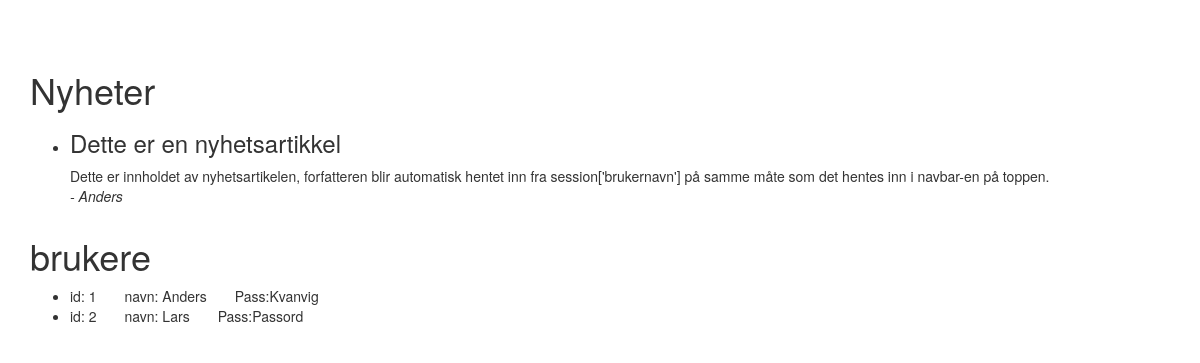
The page / on the database its author committed.
### tables this page shows
CREATE TABLE nyheter (
  id INTEGER PRIMARY KEY AUTOINCREMENT,
  tittel TEXT NOT NULL,
  nyhet TEXT NOT NULL,
  forfatter_id INTEGER NOT NULL
);

CREATE TABLE brukere (
  id INTEGER PRIMARY KEY AUTOINCREMENT,
  navn TEXT NOT NULL,
  passord TEXT NOT NULL --Lagrer i klartekst, ikke en god ide, men funker her
);

### app.py (the view)
@app.route('/', methods=['GET', 'POST'])
def index():
        db = get_db()
        cur = db.execute('SELECT n.id AS id, n.tittel AS tittel, n.nyhet AS nyhet, b.navn AS forfatter FROM nyheter n JOIN brukere b ON n.forfatter_id = b.id ORDER BY n.id DESC')
        entries = cur.fetchall()
        cur = db.execute('SELECT * FROM brukere')
        res = cur.fetchall()
        return render_template('index.html',entries=entries,rader=res)

### app.py (called while the page is built)
def connect_db():
    rv = sqlite3.connect(app.config['DATABASE'])
    rv.row_factory = sqlite3.Row
    return rv

def get_db():
    if not hasattr(g, 'sqlite_db'):
        g.sqlite_db = connect_db()
    return g.sqlite_db

### templates/index.html (shortened to what this page needs)
{% extends "bootstrap/base.html" %}
{% import "bootstrap/wtf.html" as wtf %}
{% block head %}
{{ super() }}
{% endblock %}
{% block content %}
<div class="main container" style="padding-top: 50px;">
        <h1>Nyheter</h1>
        <ul class=entries>
                {% for entry in entries %}
                        <li class="entry"><h3 id={{ entry.id }}>{{ entry.tittel }}</h3>{{ entry.nyhet|safe }}</br><em> - {{ entry.forfatter}}</em>
                {% else %}
                        <li><em>No entries yet. Add some!</em>
                {% endfor %}
        </ul>
</div>
<div class="container">
        <h1>brukere</h1>
        <ul class=Liste>
                {% for rad in rader %}
                        <li>id:  {{ rad.id }}&emsp;&emsp;navn:  {{ rad.navn|safe }}&emsp;&emsp;Pass:{{ rad.passord}}
                {% else %}
                        <li><em>No entries yet. Add some!</em>
                {% endfor %}
        </ul>
</div>
{% endblock %}

### rows shown on the page
nyheter: tittel "Dette er en nyhetsartikkel", nyhet "Dette er innholdet av nyhetsartikelen, forfatteren blir automatisk hentet inn fra session['brukernavn'] på samme måte som det hentes inn i navbar-en på toppen.", forfatter "Anders"
brukere: id "1", navn "Anders", passord "Kvanvig"
brukere: id "2", navn "Lars", passord "Passord"
